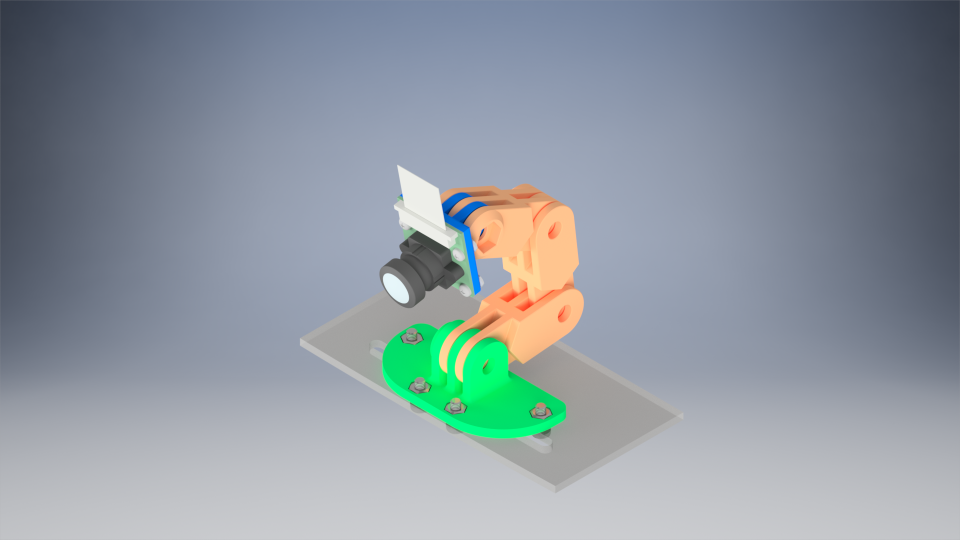
#> input picture cad/camera_mount/assembly.png, 1920 x 1080 px (shown at 1/2 size)
$ python -i mapper.py   (imports and definitions only)
#> lines starting #> are read from the running program, lines starting #| are printed output that depends on the picture; after the words box and inside, x2 and y2 are one past the last pixel; in counts of white or black regions, pixels touching at a corner belong together
import cv2
import numpy as np
from scipy.integrate import cumtrapz


# [45 lines left out: functions retrofit_slice, integrate, fix_drift, Mapper, not called in this run]


class Mapping:
    def convert(self, point: tuple):
        pass


class LinearMapping(Mapping):
    def __init__(self, x_coef, y_coef):
        Mapping.__init__(self)
        self.x_coef = x_coef
        self.y_coef = y_coef
        linear_func = lambda coef, val: coef[0] * val + coef[1]
        self.apply_x = lambda val: linear_func(self.x_coef, val)
        self.apply_y = lambda val: linear_func(self.y_coef, val)
        self.apply = lambda point: (self.apply_x(point[0]), self.apply_y(point[1]))

    def convert(self, point: tuple):
        return self.apply(point)


class Mapper2:
    def __init__(
        self,
        map_shape=(800, 800, 3),
        coord_coef=((100, 400), (150, 400)),
        rot_cent_coef=((0.5, 0), (1.1, 0)),
        type="show_only",
    ):
        assert type in ["show_only", "additive"]
        self.map_type = type
        self.map_size = map_shape[:2]
        self.map_shape = map_shape
        self._map = np.zeros(self.map_shape, dtype=np.uint8)
        # This one transforms x,y position from real world
        # to position on created map
        self.coordinates_mapping = LinearMapping(*coord_coef)
        # Sets the center based on the shape of the image
        self.rotation_center_mapping = LinearMapping(*rot_cent_coef)
        self.base = None
        self.resize_img = lambda x: cv2.resize(x, (0, 0), fx=0.4, fy=0.4)

    @property
    def blanc(self):
        # @TODO fix the shape to be color
        return np.zeros(self.map_shape[:2], np.uint8)

    def set_rotation_center_mapping(self, mapping: Mapping):
        self.rotation_center_mapping = mapping

    @property
    def map(self):
        return self._map

    def get_base(self):
        if self.base is None:
            self.base = np.zeros(self.map_shape, np.uint8)
        if self.map_type == "show_only":
            return self.blanc
        elif self.map_type == "additive":
            return self.base

    def set_mapping(self, mapping: Mapping):
        self.coordinates_mapping = mapping

    def rotate_image(self, frame, angle: float):
        """
        So how this works:
        1. get center of rotation
        2. calc matrix
        3. process to gray
        4. warp, into shape of the MAP SIZE
        """
        center_of_rotation = self.rotation_center_mapping.apply(frame.shape[:2])
        center_of_rotation = tuple(map(int, center_of_rotation))
        frame = cv2.cvtColor(frame.astype(np.uint8), cv2.COLOR_RGB2GRAY)
        canvas = self.blanc
        y_origin = canvas.shape[0] / 2 - frame.shape[0] / 2
        x_origin = canvas.shape[1] / 2 - frame.shape[1] / 2
        y_origin, x_origin = map(int, (y_origin, x_origin))
        canvas[
            y_origin : y_origin + frame.shape[0], x_origin : x_origin + frame.shape[1]
        ] = frame
        canvas_cor = center_of_rotation[0] + y_origin, center_of_rotation[1] + x_origin
        rot = cv2.getRotationMatrix2D(canvas_cor, angle, scale=1)
        dst = cv2.warpAffine(canvas, rot, self.map_size)
        return dst, canvas_cor

    def position_after_rotation(self, img, center_of_rotation):
        # cut patch out of the image afer rotation
        # return this patch and on-patch coordinates of center of rotation
        thresh = cv2.threshold(img, 1, 255, cv2.THRESH_BINARY)[1]
        cnts = cv2.findContours(thresh, cv2.RETR_EXTERNAL, cv2.CHAIN_APPROX_SIMPLE)
        cnts = cnts[0] if len(cnts) == 2 else cnts[1]
        c = max(cnts, key=cv2.contourArea)
        left = tuple(c[c[:, :, 0].argmin()][0])
        right = tuple(c[c[:, :, 0].argmax()][0])
        top = tuple(c[c[:, :, 1].argmin()][0])
        bottom = tuple(c[c[:, :, 1].argmax()][0])

        image = cv2.cvtColor(img, cv2.COLOR_GRAY2RGB)
        cv2.circle(image, left, 8, (0, 50, 255), -1)
        cv2.circle(image, right, 8, (0, 255, 255), -1)
        cv2.circle(image, top, 8, (255, 50, 0), -1)
        cv2.circle(image, bottom, 8, (255, 255, 0), -1)
        cv2.imshow("d", image)
        cv2.waitKey(0)
        cor_y, cor_x = center_of_rotation
        left_x, left_y = left
        right_x, right_y = right
        top_x, top_y = top
        bottom_x, bottom_y = bottom
        patch_left_x = min((cor_x, left_x, right_x))
        patch_right_x = max((cor_x, left_x, right_x))
        # below min and max are inverted because Y grows towards bottom
        patch_top_y = min((cor_y, top_y, bottom_y))
        patch_bottom_y = max((cor_y, top_y, bottom_y))
        patch = img[patch_top_y:patch_bottom_y, patch_left_x:patch_right_x]
        patch_origin = patch_top_y, patch_left_x
        on_patch_cor = np.array(center_of_rotation) - np.array(patch_origin)
        assert np.all(on_patch_cor >= 0)

        return patch, on_patch_cor, patch_origin

    def update(self, frame, angle=0.0, position=(0, 0)):
        """
        :param frame:
        :param angle: float of degrees
        :param position:
        :return:
        """
        img = self.resize_img(frame)
        self.on_screen_position = self.coordinates_mapping.convert(position)
        self.on_screen_position_int = tuple(map(int, self.on_screen_position))
        # @TODO fix this to be color
        if self.base is None:
            self.base = np.zeros((800, 800), np.uint8)
        base = self.get_base()
        dst, cor = self.rotate_image(img, angle)
        patch, on_patch_cor, patch_origin = self.position_after_rotation(dst, cor)
        on_screen_position_arr = np.array(self.on_screen_position_int)
        on_screen_patch_pos = on_screen_position_arr - on_patch_cor
        final_img = self.blanc
        final_img[
            on_screen_patch_pos[0] : on_screen_patch_pos[0] + patch.shape[0],
            on_screen_patch_pos[1] : on_screen_patch_pos[1] + patch.shape[1],
        ] = patch
        self._last_dst = final_img
        self._map = Mapper2.merge_images(self._last_dst, base)
        self.base = self._map.copy()

    # [36 lines left out: functions get_image_overlap_masks, get_image_overlap_areas, merge_images, not called in this run]

>>> import cv2
>>> picture = cv2.cvtColor(cv2.imread('../../cad/camera_mount/assembly.png'), cv2.COLOR_BGR2RGB)
>>> result = Mapper2().update(picture)
#> in update, `img = self.resize_img(frame)`:
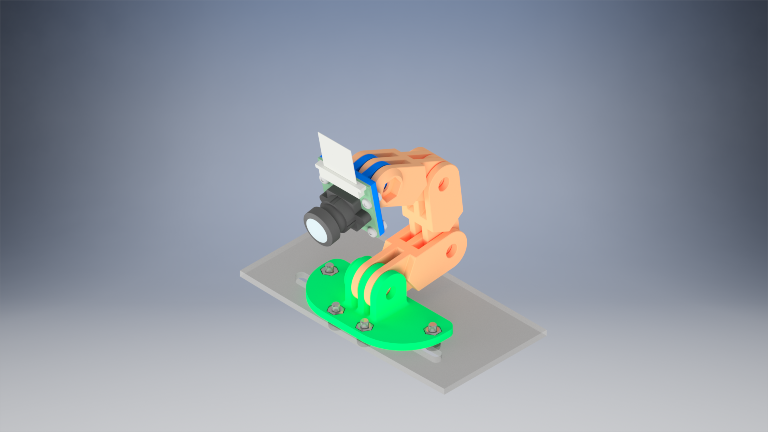
#> img: shape (432, 768, 3); mean R, G, B 140.9, 151.2, 159.4
#> in rotate_image, `frame = cv2.cvtColor(frame.astype(np.uint8), cv2.COLOR_RGB2GRAY)`:
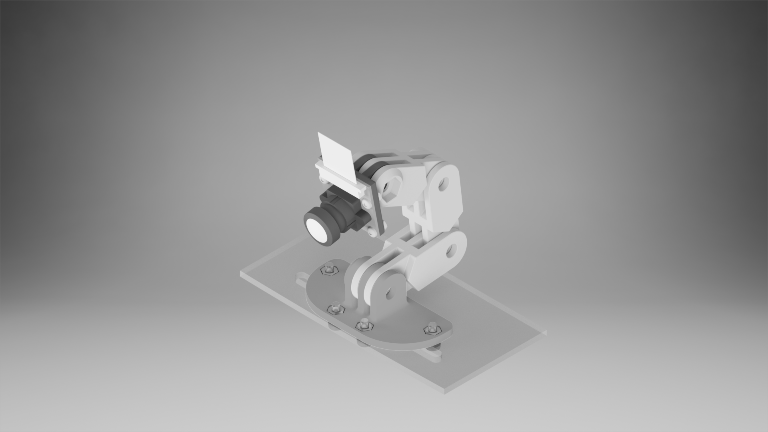
#> frame: shape (432, 768); min 26, max 242, mean 149.1
#> in rotate_image, `canvas[ y_origin : y_origin + frame.shape[0], x_origin : x_origin + fr..`:
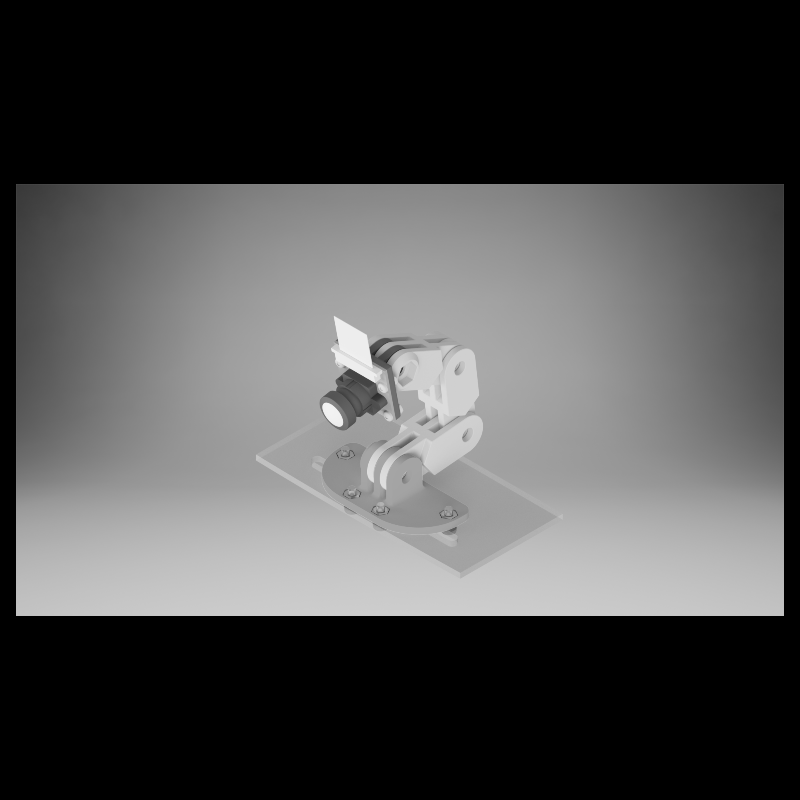
#> canvas: shape (800, 800); min 0, max 242, mean 77.3
#> in update, `dst, cor = self.rotate_image(img, angle)`: cor = (400, 860)
#> in position_after_rotation, `thresh = cv2.threshold(img, 1, 255, cv2.THRESH_BINARY)[1]`:
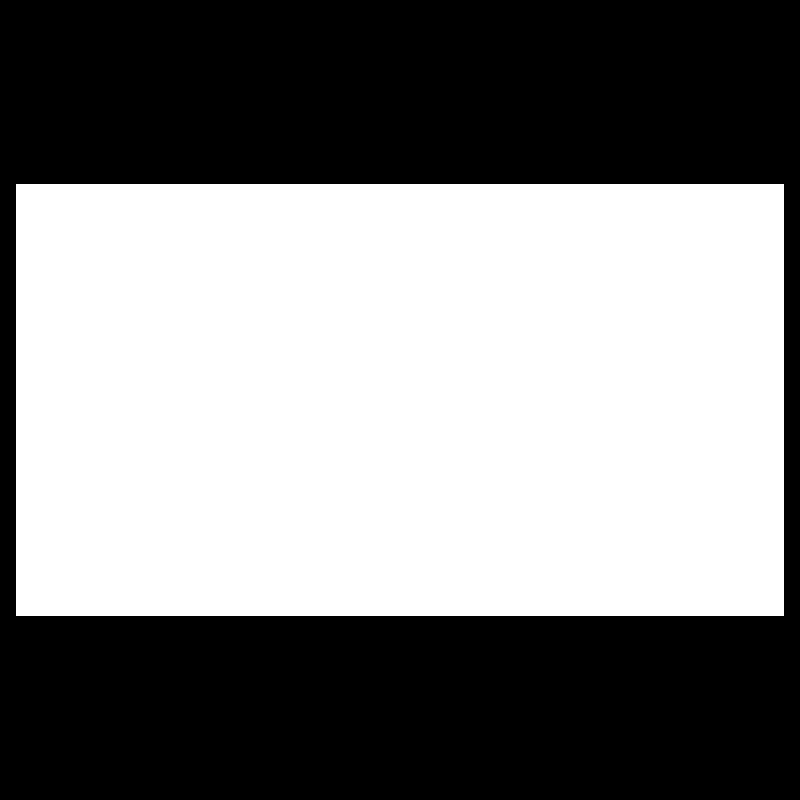
#> thresh: shape (800, 800); 51.8% white; 1 black region
#> in position_after_rotation, `cnts = cv2.findContours(thresh, cv2.RETR_EXTERNAL, cv2.CHAIN_APPROX_SI..`: cnts = 1 contour; box (x1, y1, x2, y2) and area: (16, 184, 784, 616) 330577
#> in position_after_rotation, `cnts = cnts[0] if len(cnts) == 2 else cnts[1]`: cnts = [[[16, 184], [16, 615], [783, 615], [783, 184]]]
#> in position_after_rotation, `c = max(cnts, key=cv2.contourArea)`: c = [[16, 184], [16, 615], [783, 615], [783, 184]]
#> in position_after_rotation, `left = tuple(c[c[:, :, 0].argmin()][0])`: left = (16, 184)
#> in position_after_rotation, `right = tuple(c[c[:, :, 0].argmax()][0])`: right = (783, 615)
#> in position_after_rotation, `top = tuple(c[c[:, :, 1].argmin()][0])`: top = (16, 184)
#> in position_after_rotation, `bottom = tuple(c[c[:, :, 1].argmax()][0])`: bottom = (16, 615)
#> in position_after_rotation, `cv2.circle(image, left, 8, (0, 50, 255), -1)`: image: shape (800, 800, 3); mean B, G, R 77.3, 77.3, 77.3
#> in position_after_rotation, `cv2.circle(image, right, 8, (0, 255, 255), -1)`: image: shape (800, 800, 3); mean B, G, R 77.3, 77.3, 77.4
#> in position_after_rotation, `cv2.circle(image, top, 8, (255, 50, 0), -1)`: image: shape (800, 800, 3); mean B, G, R 77.3, 77.3, 77.3
#> in position_after_rotation, `cv2.circle(image, bottom, 8, (255, 255, 0), -1)`: image: shape (800, 800, 3); mean B, G, R 77.4, 77.4, 77.3
#> in position_after_rotation, `cor_y, cor_x = center_of_rotation`: cor_y = 400; cor_x = 860
#> in position_after_rotation, `left_x, left_y = left`: left_x = 16; left_y = 184
#> in position_after_rotation, `right_x, right_y = right`: right_x = 783; right_y = 615
#> in position_after_rotation, `top_x, top_y = top`: top_x = 16; top_y = 184
#> in position_after_rotation, `bottom_x, bottom_y = bottom`: bottom_x = 16; bottom_y = 615
#> in position_after_rotation, `patch_left_x = min((cor_x, left_x, right_x))`: patch_left_x = 16
#> in position_after_rotation, `patch_right_x = max((cor_x, left_x, right_x))`: patch_right_x = 860
#> in position_after_rotation, `patch_top_y = min((cor_y, top_y, bottom_y))`: patch_top_y = 184
#> in position_after_rotation, `patch_bottom_y = max((cor_y, top_y, bottom_y))`: patch_bottom_y = 615
#> in position_after_rotation, `patch = img[patch_top_y:patch_bottom_y, patch_left_x:patch_right_x]`:
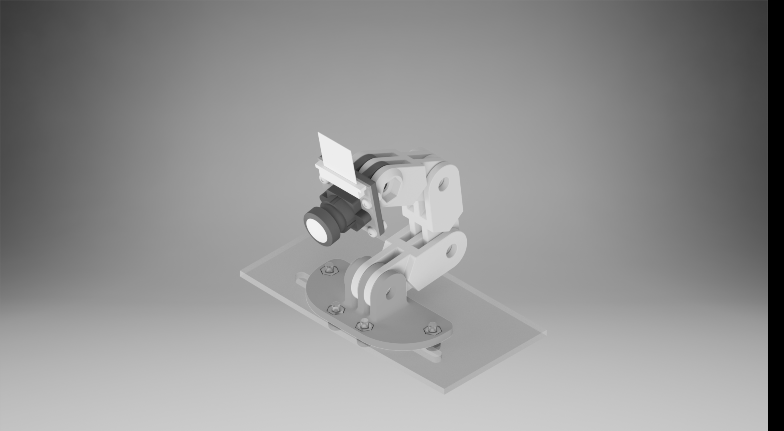
#> patch: shape (431, 784); min 0, max 242, mean 145.9
#> in position_after_rotation, `patch_origin = patch_top_y, patch_left_x`: patch_origin = (184, 16)
#> in position_after_rotation, `on_patch_cor = np.array(center_of_rotation) - np.array(patch_origin)`: on_patch_cor = [216, 844]
#> in update, `patch, on_patch_cor, patch_origin = self.position_after_rotation(dst, ..`: patch_origin = (184, 16)
#> in update, `on_screen_patch_pos = on_screen_position_arr - on_patch_cor`: on_screen_patch_pos = [184, -444]
#> (the run stopped early here; a loop or call above may not have finished)
